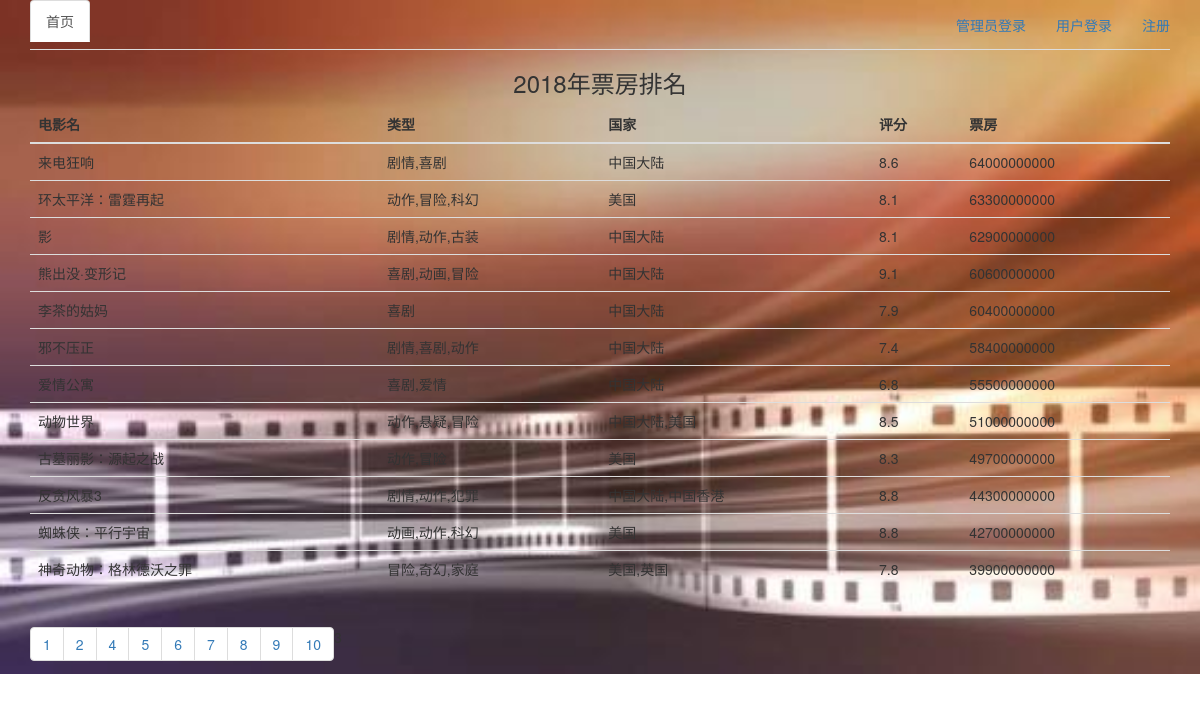
Page /box_office/3/ on the committed database.
### myApp/models.py (models this page shows)
class Movie(models.Model):
    name = models.CharField(max_length=50)
    type = models.CharField(max_length=50)
    country = models.CharField(max_length=50)
    length = models.CharField(max_length=50)
    release_time = models.DateField()
    score = models.FloatField()
    score_num = models.IntegerField()
    box_office = models.IntegerField()
    class Meta:
        db_table = 'movie'
        ordering = ['box_office']

### myApp/views.py (the view)
# urls.py: re_path(r'^box_office/(\d+)/$', views.box_office, name='box_office'),
def box_office(request, page_id):
    boxs = Movie.objects.order_by('-box_office')
    paginator = Paginator(boxs, 12)
    page = paginator.page(page_id)
    return render(request, 'box_office.html', {'boxs': page})

### myApp/context_processors.py (called while the page is built)
def front_user(request):
    user_id = request.session.get('user_id')
    context = {
    }
    if user_id:
        try:
            user = User.objects.get(pk=user_id)
            context['front_user'] = user
        except:
            pass
    return context

### templates/box_office.html (shortened to what this page needs)
{% extends 'base.html' %}
{% block head %}
    <link rel="stylesheet" href="{% static 'css/base.css' %}">
{% endblock %}
{% block content %}
    <h3 class="page-title">2018年票房排名</h3>
    <div class="container">
        <div class="row clearfix">
            <div class="col-md-12 column">
                <table class="table">
                    <thead>
                    <tr>
                        <th>电影名</th>
                        <th>类型</th>
                        <th>国家</th>
                        <th>评分</th>
                        <th>票房</th>
                    </tr>
                    </thead>
                    <tbody>
                    {% for box in boxs %}
                        <tr>
                            <td>{{ box.name }}</td>
                            <td>{{ box.type }}</td>
                            <td>{{ box.country }}</td>
                            <td>{{ box.score }}</td>
                            <td>{{ box.box_office }}</td>
                        </tr>
                    {% endfor %}
                    </tbody>
                </table>
                <ul class="pagination">
                    {% for index in boxs.paginator.page_range %}
                        {% if index == boxs.number %}
                            <li>{{ index }}</li>
                        {% else %}
                            <li>
                                <a href="{% url 'myApp:box_office' index %}">{{ index }}</a>
                            </li>
                        {% endif %}
                    {% endfor %}
                </ul>
            </div>
        </div>
    </div>
{% endblock %}

### static/css/base.css (style rules this page uses)
body { background: #f3f3f3; background: url("/static/images/bg.jpg") no-repeat; background-size: 100% }
.page-title { text-align: center; }

### templates/base.html (style rules this page uses)
body { background: #f3f3f3; }

### rows in the picture
Movie: name "来电狂响", type "剧情,喜剧", country "中国大陆", score "8.6", box_office "64000000000"
Movie: name "环太平洋：雷霆再起", type "动作,冒险,科幻", country "美国", score "8.1", box_office "63300000000"
Movie: name "影", type "剧情,动作,古装", country "中国大陆", score "8.1", box_office "62900000000"
Movie: name "熊出没·变形记", type "喜剧,动画,冒险", country "中国大陆", score "9.1", box_office "60600000000"
Movie: name "李茶的姑妈", type "喜剧", country "中国大陆", score "7.9", box_office "60400000000"
Movie: name "邪不压正", type "剧情,喜剧,动作", country "中国大陆", score "7.4", box_office "58400000000"
Movie: name "爱情公寓", type "喜剧,爱情", country "中国大陆", score "6.8", box_office "55500000000"
Movie: name "动物世界", type "动作,悬疑,冒险", country "中国大陆,美国", score "8.5", box_office "51000000000"
Movie: name "古墓丽影：源起之战", type "动作,冒险", country "美国", score "8.3", box_office "49700000000"
Movie: name "反贪风暴3", type "剧情,动作,犯罪", country "中国大陆,中国香港", score "8.8", box_office "44300000000"
Movie: name "蜘蛛侠：平行宇宙", type "动画,动作,科幻", country "美国", score "8.8", box_office "42700000000"
Movie: name "神奇动物：格林德沃之罪", type "冒险,奇幻,家庭", country "美国,英国", score "7.8", box_office "39900000000"

### other values in the picture
{{ index }} "1" "2" "4" "5" "6" "7" "8" "9" "10"
